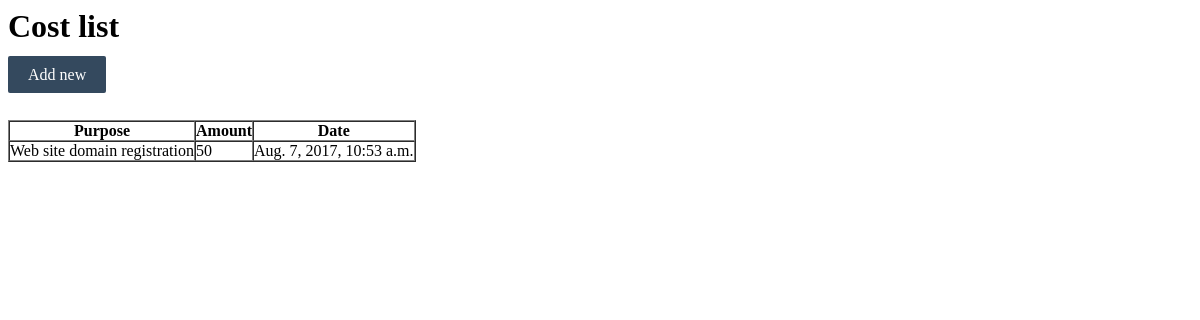
The page /cost/expenses/ on the database as committed earlier.
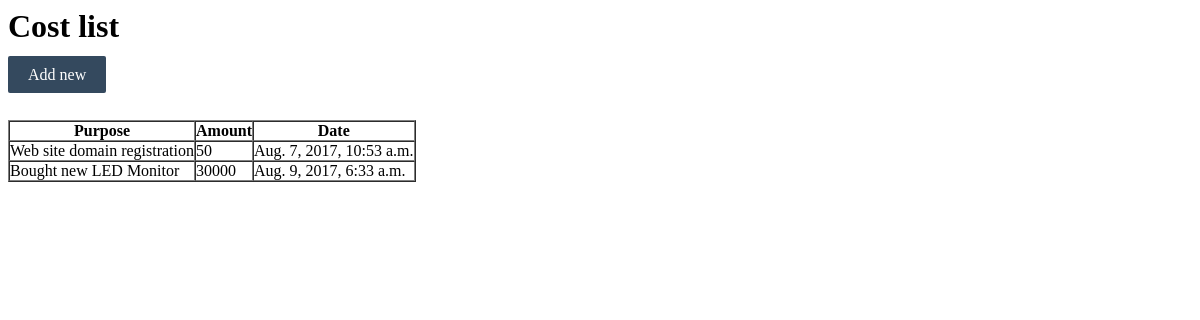
The same page on the database as committed later.
### cost/models.py (models this page shows, shortened)
class Expense(models.Model):
    amount = models.IntegerField()
    purpose = models.CharField(max_length=250)
    date = models.DateTimeField(auto_now_add=True)

### cost/views.py (the view)
def expense(request):
    all_expens = Expense.objects.all()
    return render(request, 'cost/expense.html', {'expenses':all_expens})

### templates/cost/expense.html (shortened to what this page needs)
<h1>Cost list</h1>
<a href="{% url 'add-expense' %}" class="btn">Add new</a><br>
<table border="1" cellpadding="0" cellspacing="0">
    <tr>
        <th>Purpose</th>
        <th>Amount</th>
        <th>Date</th>
    </tr>
    {% for expense in expenses %}
    <tr>
        <td>{{ expense.purpose }}</td>
        <td>{{ expense.amount }}</td>
        <td>{{ expense.date }}</td>
    </tr>
    {% endfor %}
</table>

Rows that differ between the two databases and show on the page:
added Expense: purpose "Bought new LED Monitor", amount "30000", date "Aug. 9, 2017, 6:33 a.m."
